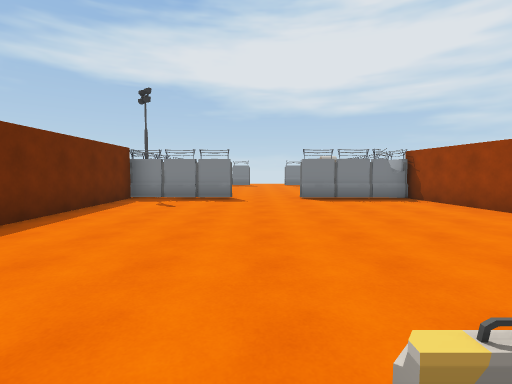
[1] (above)

15 first-person views from a walk through a scene from a Unity 3-D project. The camera is 1.5 m above the floor, tilts 4° down and sees 85° across. Doors are open. The floor is counted in squares, 2 m on a side. Each view is taken from the middle of a square. On the plan, view 1 faces up. The plan holds only what a view shows up to about 10 squares ahead; the rest is blank. The place goes on beyond the plan. The player character is not drawn.

[2]
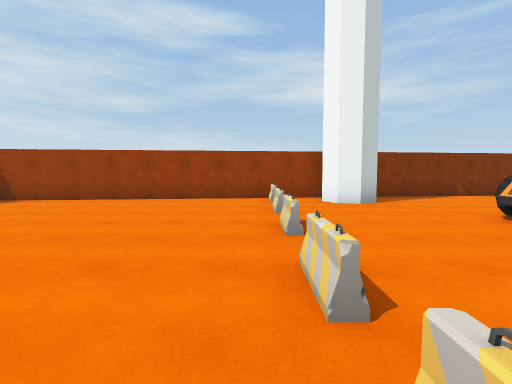

[3]
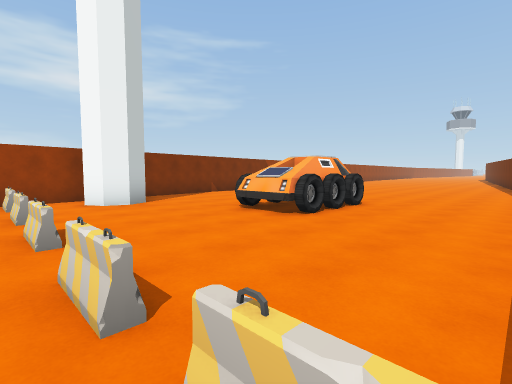

[4]
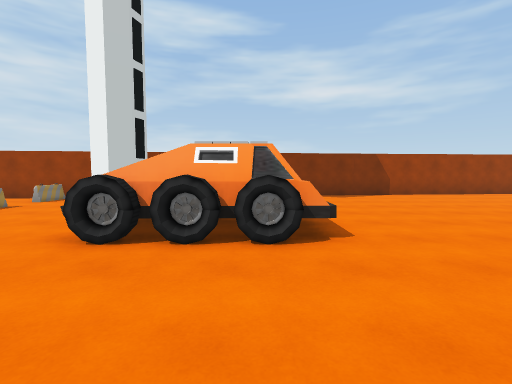

[5]
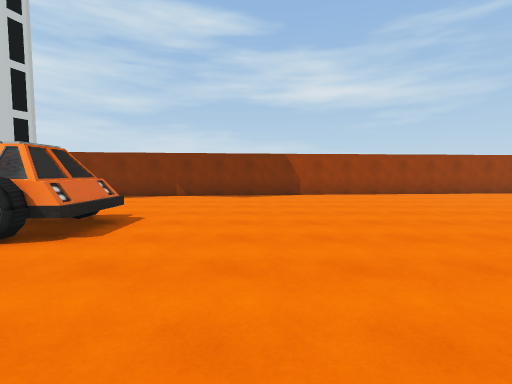

[6]
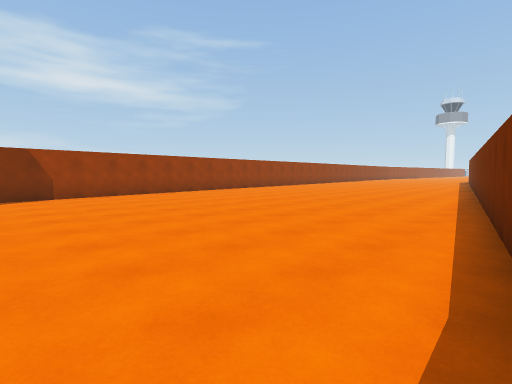

[7]
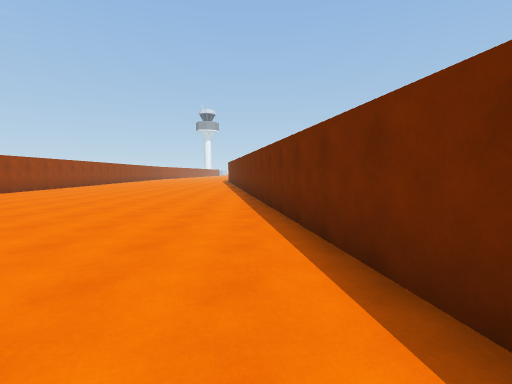

[8]
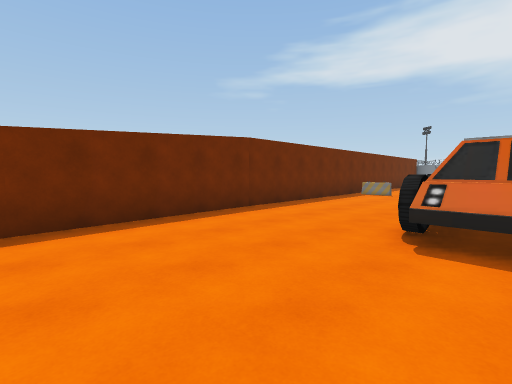

[9]
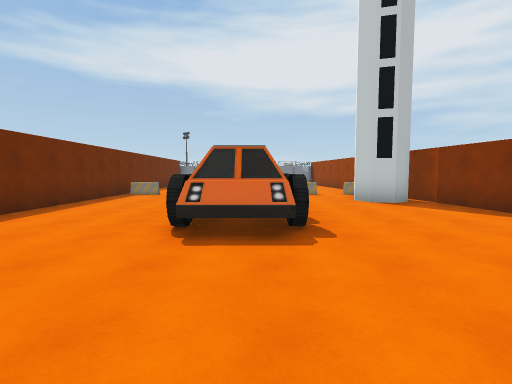

[10]
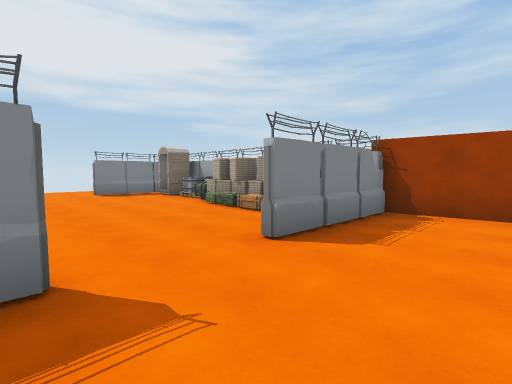

[11]
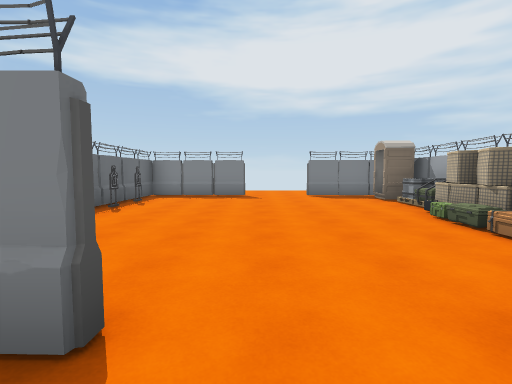

[12]
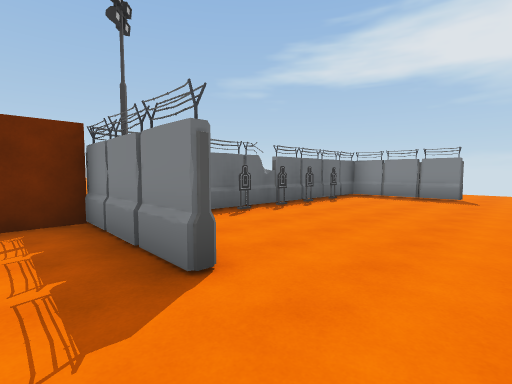

[13]
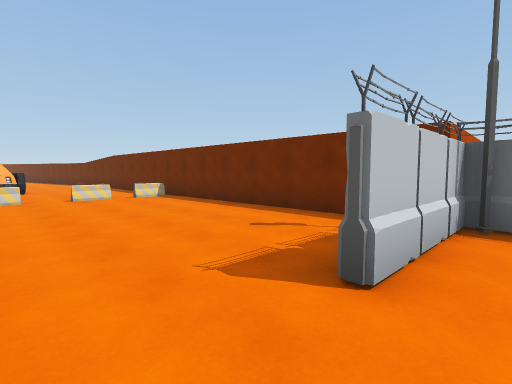

[14]
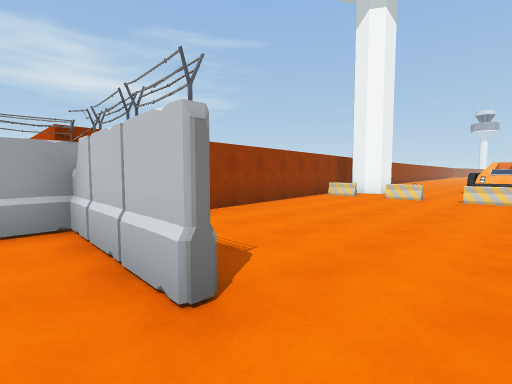

[15]
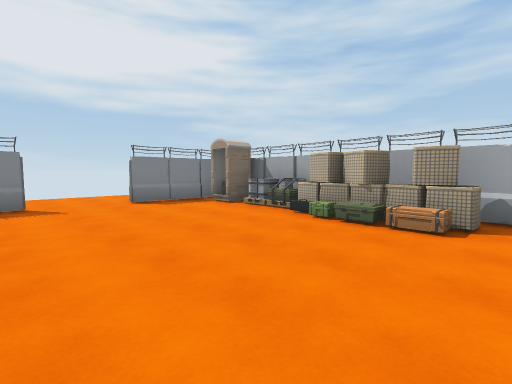

### Floor plan
Points are (right, up) in squares from view 1. A wall is a line through its corners. A room is listed if a view was taken in it or the views show most of it. See-through windows are left out.
Room 1 (views 1, 2, 3, 4, 5, 6, 7, 8, 9, 10, 11, 12)
walls: (-3.4, -5.7) (-3.3, -8.8); (-3.3, -8.7) (-2.1, -16.6); (6.9, -16.6) (4.5, 8.3); (-0.7, 8.1) (-3.8, 8.1); (4.5, 7.9) (1.3, 8); (-3.7, 8.9) (-3.5, -7.5)
ways out: open door at (0.5, 8) to room 2
objects: barricade (-3, 0); barricade (-1, 0); truck (0, -6) to (1, -3); barricade (1, 0); barricade (2, 0) to (3, 1); tower (4, -2) to (5, -1); barricade (4, 1)
Room 2 (views 13, 14, 15)
walls: (3.2, 11.4) (3.4, 12.3); (3.2, 9.7) (3.3, 10.5); (3.4, 14.4) (3.4, 15.1); (1.2, 8.2) (4.2, 8.1) (4.2, 11.6); (-0.3, 15.9) (-3.3, 16) (-3.5, 8.3) (-0.7, 8.3); (-3, 11) (-3, 10.5); (3.9, 15) (3.4, 15); (4, 15.8) (1.6, 15.9)
ways out: open door at (0.5, 8) to room 1; open door at (0.5, 16); open door at (3, 15)
objects: crate (3, 11); pallet (4, 13); pallet (4, 14)

Where each view was taken, in squares from view 1:
view 1: 0 up, 0 right, facing up
view 2: 1 up, 3 left, facing right
view 3: 1 up, 3 left, facing down-right
view 4: 5 down, 3 left, facing right
view 5: 8 down, 3 left, facing right
view 6: 8 down, 3 left, facing down-right
view 7: 9 down, 2 left, facing down
view 8: 9 down, 1 right, facing up-left
view 9: 9 down, 1 right, facing up
view 10: 6 up, 1 left, facing up-right
view 11: 7 up, 0 right, facing up
view 12: 7 up, 1 right, facing up-left
view 13: 9 up, 1 right, facing down-left
view 14: 9 up, 0 right, facing down-right
view 15: 9 up, 1 left, facing up-right
